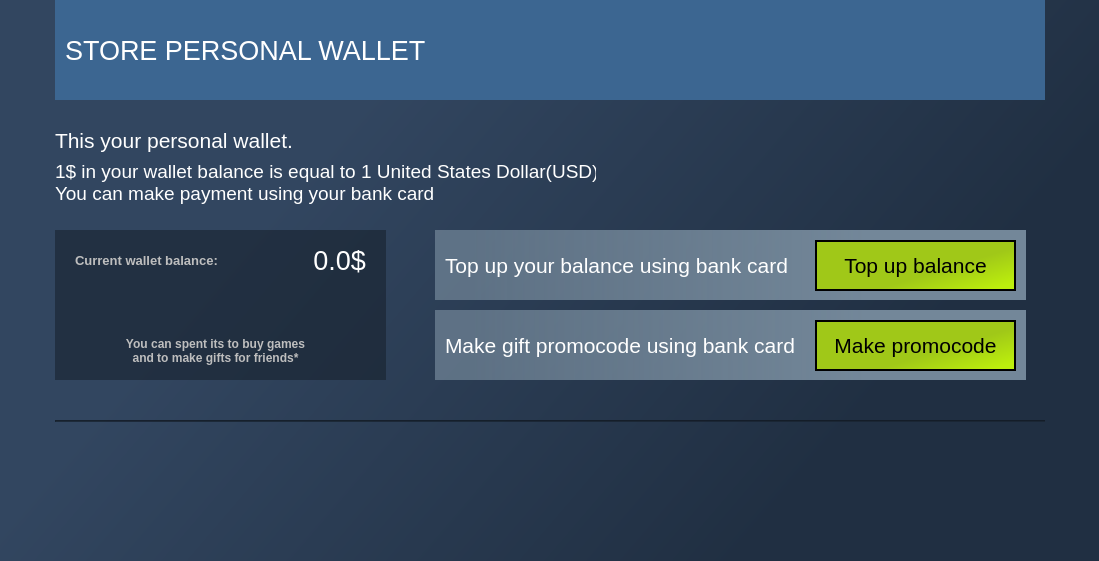
<?xml version="1.0" encoding="UTF-8"?>
<ui version="4.0">
 <class>Wallet</class>
 <widget class="QWidget" name="Wallet">
  <property name="geometry">
   <rect>
    <x>0</x>
    <y>0</y>
    <width>1099</width>
    <height>561</height>
   </rect>
  </property>
  <property name="windowTitle">
   <string>Form</string>
  </property>
  <layout class="QVBoxLayout" name="verticalLayout_3">
   <property name="spacing">
    <number>0</number>
   </property>
   <property name="leftMargin">
    <number>0</number>
   </property>
   <property name="topMargin">
    <number>0</number>
   </property>
   <property name="rightMargin">
    <number>0</number>
   </property>
   <property name="bottomMargin">
    <number>0</number>
   </property>
   <item>
    <widget class="QWidget" name="Main" native="true">
     <property name="styleSheet">
      <string notr="true">background-color: qlineargradient(spread:pad, x1:0.228, y1:0.414773, x2:0.812182, y2:0.67, stop:0 rgba(50, 70, 96, 255), stop:1 rgba(32, 47, 66, 255));</string>
     </property>
     <layout class="QVBoxLayout" name="verticalLayout_2">
      <property name="spacing">
       <number>0</number>
      </property>
      <property name="leftMargin">
       <number>0</number>
      </property>
      <property name="topMargin">
       <number>0</number>
      </property>
      <property name="rightMargin">
       <number>0</number>
      </property>
      <property name="bottomMargin">
       <number>0</number>
      </property>
      <item>
       <layout class="QHBoxLayout" name="horizontalLayout">
        <item>
         <widget class="QLabel" name="LeftFiller_label">
          <property name="sizePolicy">
           <sizepolicy hsizetype="Expanding" vsizetype="Fixed">
            <horstretch>0</horstretch>
            <verstretch>0</verstretch>
           </sizepolicy>
          </property>
          <property name="minimumSize">
           <size>
            <width>10</width>
            <height>465</height>
           </size>
          </property>
          <property name="maximumSize">
           <size>
            <width>16777215</width>
            <height>12313123</height>
           </size>
          </property>
          <property name="styleSheet">
           <string notr="true">background-color: rgba(0, 0, 0, 0)</string>
          </property>
          <property name="text">
           <string/>
          </property>
         </widget>
        </item>
        <item>
         <layout class="QVBoxLayout" name="verticalLayout">
          <item>
           <widget class="QWidget" name="Upper_widget" native="true">
            <property name="minimumSize">
             <size>
              <width>990</width>
              <height>100</height>
             </size>
            </property>
            <property name="maximumSize">
             <size>
              <width>990</width>
              <height>100</height>
             </size>
            </property>
            <property name="styleSheet">
             <string notr="true">background-color: rgb(93, 109, 122);
background-color: rgb(60, 102, 145);</string>
            </property>
            <widget class="QLabel" name="label">
             <property name="geometry">
              <rect>
               <x>10</x>
               <y>30</y>
               <width>431</width>
               <height>41</height>
              </rect>
             </property>
             <property name="font">
              <font>
               <family>Arial</family>
               <pointsize>20</pointsize>
              </font>
             </property>
             <property name="styleSheet">
              <string notr="true">color: rgb(255, 255, 255);</string>
             </property>
             <property name="text">
              <string>STORE PERSONAL WALLET</string>
             </property>
            </widget>
           </widget>
          </item>
          <item>
           <widget class="QWidget" name="Central_widget" native="true">
            <property name="minimumSize">
             <size>
              <width>990</width>
              <height>340</height>
             </size>
            </property>
            <property name="maximumSize">
             <size>
              <width>990</width>
              <height>16777215</height>
             </size>
            </property>
            <property name="styleSheet">
             <string notr="true">background-color: rgba(0, 0, 0, 0);
</string>
            </property>
            <widget class="QWidget" name="Balance_widget" native="true">
             <property name="geometry">
              <rect>
               <x>0</x>
               <y>130</y>
               <width>331</width>
               <height>150</height>
              </rect>
             </property>
             <property name="styleSheet">
              <string notr="true">background-color: rgba(22, 32, 45, 150);</string>
             </property>
             <widget class="QLabel" name="currentBalance_label">
              <property name="geometry">
               <rect>
                <x>20</x>
                <y>20</y>
                <width>151</width>
                <height>21</height>
               </rect>
              </property>
              <property name="font">
               <font>
                <family>Arial</family>
                <pointsize>10</pointsize>
                <bold>true</bold>
               </font>
              </property>
              <property name="styleSheet">
               <string notr="true">background-color: rgba(0, 0, 0, 0);
color: rgb(190, 190, 190);</string>
              </property>
              <property name="text">
               <string>Current wallet balance:</string>
              </property>
             </widget>
             <widget class="QLabel" name="BalanceDisplay_label">
              <property name="geometry">
               <rect>
                <x>180</x>
                <y>10</y>
                <width>131</width>
                <height>41</height>
               </rect>
              </property>
              <property name="font">
               <font>
                <family>Arial</family>
                <pointsize>20</pointsize>
                <bold>false</bold>
               </font>
              </property>
              <property name="styleSheet">
               <string notr="true">background-color: rgba(0, 0, 0, 0);
color: rgb(255, 255, 255);</string>
              </property>
              <property name="text">
               <string>0.0$</string>
              </property>
              <property name="alignment">
               <set>Qt::AlignRight|Qt::AlignTrailing|Qt::AlignVCenter</set>
              </property>
             </widget>
             <widget class="QLabel" name="label_2">
              <property name="geometry">
               <rect>
                <x>50</x>
                <y>100</y>
                <width>221</width>
                <height>41</height>
               </rect>
              </property>
              <property name="font">
               <font>
                <family>Arial</family>
                <pointsize>9</pointsize>
                <bold>true</bold>
               </font>
              </property>
              <property name="styleSheet">
               <string notr="true">background-color: rgba(0, 0, 0, 0);
color: rgb(190, 190, 190);</string>
              </property>
              <property name="text">
               <string>You can spent its to buy games
and to make gifts for friends*</string>
              </property>
              <property name="alignment">
               <set>Qt::AlignCenter</set>
              </property>
             </widget>
            </widget>
            <widget class="QLabel" name="label_3">
             <property name="geometry">
              <rect>
               <x>0</x>
               <y>20</y>
               <width>321</width>
               <height>41</height>
              </rect>
             </property>
             <property name="font">
              <font>
               <family>Arial</family>
               <pointsize>16</pointsize>
              </font>
             </property>
             <property name="styleSheet">
              <string notr="true">color: rgb(255, 255, 255);</string>
             </property>
             <property name="text">
              <string>This your personal wallet.</string>
             </property>
            </widget>
            <widget class="QLabel" name="label_4">
             <property name="geometry">
              <rect>
               <x>0</x>
               <y>60</y>
               <width>541</width>
               <height>51</height>
              </rect>
             </property>
             <property name="font">
              <font>
               <family>Arial</family>
               <pointsize>14</pointsize>
              </font>
             </property>
             <property name="styleSheet">
              <string notr="true">color: rgb(255, 255, 255);</string>
             </property>
             <property name="text">
              <string>1$ in your wallet balance is equal to 1 United States Dollar(USD)
You can make payment using your bank card
</string>
             </property>
             <property name="alignment">
              <set>Qt::AlignLeading|Qt::AlignLeft|Qt::AlignTop</set>
             </property>
            </widget>
            <widget class="QWidget" name="widget" native="true">
             <property name="geometry">
              <rect>
               <x>380</x>
               <y>130</y>
               <width>591</width>
               <height>70</height>
              </rect>
             </property>
             <property name="styleSheet">
              <string notr="true">background-color: qlineargradient(spread:pad, x1:0.949, y1:0.584818, x2:0, y2:0.585, stop:0.232955 rgba(115, 135, 153, 255), stop:0.931818 rgba(115, 135, 153, 180));</string>
             </property>
             <widget class="QLabel" name="label_5">
              <property name="geometry">
               <rect>
                <x>10</x>
                <y>20</y>
                <width>351</width>
                <height>31</height>
               </rect>
              </property>
              <property name="font">
               <font>
                <family>Arial</family>
                <pointsize>16</pointsize>
               </font>
              </property>
              <property name="styleSheet">
               <string notr="true">background-color: rgba(0, 0, 0, 0);
color: rgb(255, 255, 255);</string>
              </property>
              <property name="text">
               <string>Top up your balance using bank card</string>
              </property>
              <property name="alignment">
               <set>Qt::AlignLeading|Qt::AlignLeft|Qt::AlignVCenter</set>
              </property>
             </widget>
             <widget class="QPushButton" name="TopUpBalance_pushButton">
              <property name="geometry">
               <rect>
                <x>380</x>
                <y>10</y>
                <width>201</width>
                <height>51</height>
               </rect>
              </property>
              <property name="font">
               <font>
                <family>Arial</family>
                <pointsize>16</pointsize>
               </font>
              </property>
              <property name="cursor">
               <cursorShape>PointingHandCursor</cursorShape>
              </property>
              <property name="styleSheet">
               <string notr="true">QPushButton{
color: rgb(0,0,0);
background-color: qlineargradient(spread:pad, x1:0.516864, y1:0.722, x2:0.852, y2:1, stop:0 rgba(160, 200, 24, 255), stop:1 rgba(188, 238, 13, 255));
border-color: rgb(0,0,0);
border-style: solid;
border-width: 2px;
}
QPushButton:hover
{
	
	
	background-color: rgb(200, 255, 63);
}</string>
              </property>
              <property name="text">
               <string>Top up balance</string>
              </property>
             </widget>
            </widget>
            <widget class="QWidget" name="widget_2" native="true">
             <property name="geometry">
              <rect>
               <x>380</x>
               <y>210</y>
               <width>591</width>
               <height>70</height>
              </rect>
             </property>
             <property name="styleSheet">
              <string notr="true">background-color: qlineargradient(spread:pad, x1:0.949, y1:0.584818, x2:0, y2:0.585, stop:0.232955 rgba(115, 135, 153, 255), stop:0.931818 rgba(115, 135, 153, 180));</string>
             </property>
             <widget class="QLabel" name="label_6">
              <property name="geometry">
               <rect>
                <x>10</x>
                <y>20</y>
                <width>351</width>
                <height>31</height>
               </rect>
              </property>
              <property name="font">
               <font>
                <family>Arial</family>
                <pointsize>16</pointsize>
               </font>
              </property>
              <property name="styleSheet">
               <string notr="true">background-color: rgba(0, 0, 0, 0);
color: rgb(255, 255, 255);</string>
              </property>
              <property name="text">
               <string>Make gift promocode using bank card</string>
              </property>
              <property name="alignment">
               <set>Qt::AlignLeading|Qt::AlignLeft|Qt::AlignVCenter</set>
              </property>
             </widget>
             <widget class="QPushButton" name="MakePromocode_pushButton">
              <property name="geometry">
               <rect>
                <x>380</x>
                <y>10</y>
                <width>201</width>
                <height>51</height>
               </rect>
              </property>
              <property name="font">
               <font>
                <family>Arial</family>
                <pointsize>16</pointsize>
               </font>
              </property>
              <property name="cursor">
               <cursorShape>PointingHandCursor</cursorShape>
              </property>
              <property name="styleSheet">
               <string notr="true">QPushButton{
color: rgb(0,0,0);
background-color: qlineargradient(spread:pad, x1:0.516864, y1:0.722, x2:0.852, y2:1, stop:0 rgba(160, 200, 24, 255), stop:1 rgba(188, 238, 13, 255));
border-color: rgb(0,0,0);
border-style: solid;
border-width: 2px;
}
QPushButton:hover
{	
	background-color: rgb(200, 255, 63);
}</string>
              </property>
              <property name="text">
               <string>Make promocode</string>
              </property>
             </widget>
            </widget>
            <widget class="Line" name="line">
             <property name="geometry">
              <rect>
               <x>0</x>
               <y>320</y>
               <width>1021</width>
               <height>2</height>
              </rect>
             </property>
             <property name="minimumSize">
              <size>
               <width>0</width>
               <height>2</height>
              </size>
             </property>
             <property name="maximumSize">
              <size>
               <width>16777215</width>
               <height>2</height>
              </size>
             </property>
             <property name="styleSheet">
              <string notr="true">background-color: rgba(22, 32, 45, 150);</string>
             </property>
             <property name="orientation">
              <enum>Qt::Horizontal</enum>
             </property>
            </widget>
           </widget>
          </item>
         </layout>
        </item>
        <item>
         <widget class="QLabel" name="RightFiller_label">
          <property name="sizePolicy">
           <sizepolicy hsizetype="Expanding" vsizetype="Expanding">
            <horstretch>0</horstretch>
            <verstretch>0</verstretch>
           </sizepolicy>
          </property>
          <property name="minimumSize">
           <size>
            <width>10</width>
            <height>465</height>
           </size>
          </property>
          <property name="maximumSize">
           <size>
            <width>16777215</width>
            <height>16777215</height>
           </size>
          </property>
          <property name="styleSheet">
           <string notr="true">background-color: rgba(0, 0, 0, 0);</string>
          </property>
          <property name="text">
           <string/>
          </property>
         </widget>
        </item>
       </layout>
      </item>
     </layout>
    </widget>
   </item>
  </layout>
 </widget>
 <resources/>
 <connections/>
</ui>
